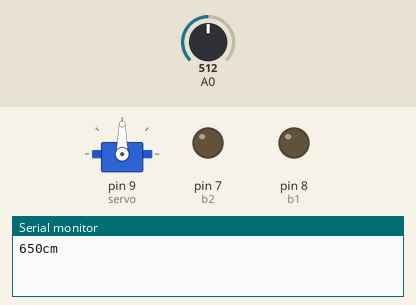
Simulated run of this sketch. Board: Arduino Uno, built with avr-gcc and run on an emulated ATmega328P. On the bench: servo, output pins drawn as LEDs (lit = HIGH), the last lines printed to the serial monitor. The inputs (shaded band) are chosen by the test bench; at power-on: A0 = 512.

Above: at 0.1 s.
At 1.1 s:
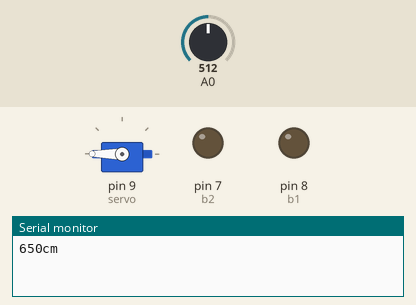
At 19.2 s:
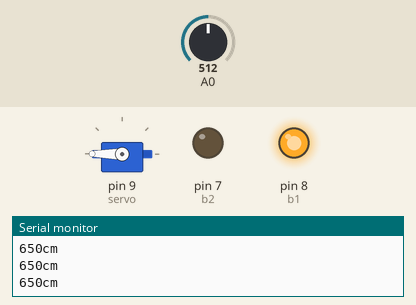
At 39.4 s:
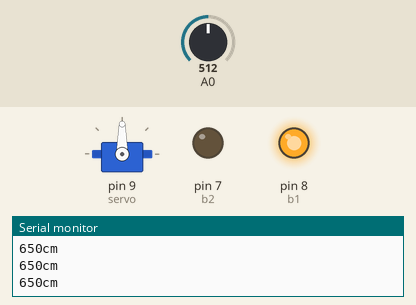
Timing chart, 0 to 40.0 s (numbered marks = the images above):
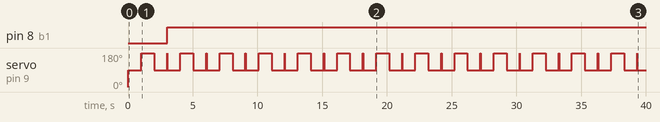

Measured:
- by itself, pin 8 (b1): LOW → HIGH at 3.0 s
- by itself, servo on pin 9 (servo): repeats every 3.0 s: 180° 1.0 s, 90° 1.0 s, 180° 0.02 s, 90° 1.0 s

The sketch:

SelfDrivingCar.ino
```cpp
#include <Servo.h>

/////////// Sonar ///////


Servo servo;

int b1 = 8;
int b2 = 7;

long anVolt, inches, cm;

int sum = 0; //

int avgrange = 20; //

int freq;

void setup() {

  /////////////////////////////////// SERVO

  servo.attach(9);
  servo.write(0);

  /////////////////////////////////// BRUSHLESS

  pinMode(b1, OUTPUT);
  pinMode(b2, OUTPUT);

  ///////////////////////////////////////

  // put your setup code here, to run once:
  Serial.begin(9600);
}

void loop() {

/////////////////////////////////////////////////////////////////////////////////////////////////////////


/////////////////////////////////////////////////////////////////////////////////////////////////////////////
/////////////////////////////////////////// SONAR ///////////////////////////////////////////////////////////
  for (int i = 0; i < avgrange ; i++)

  {
    anVolt = analogRead(A0) / 2;
    sum += anVolt;
    delay(1);
  }


  inches = sum / avgrange;

  cm = inches * 2.54;

  Serial.print(cm);

  Serial.print("cm");

  Serial.println();

  sum = 0;

  delay(1);

  //////////////////////////////////////////////////////////////////////////////////////////////////////////


  ///////////////////////////////////       MOTORES //////////////////////////////////////////////////////////////////////////77


  ///// 1.- SERVO

  servo.write(90);
  delay(1000);
  servo.write(180);
  delay(1000);
  servo.write(90);
  delay(1000);
  servo.write(180);


  ///// 2.- Brushless

  digitalWrite(b1, HIGH);
  digitalWrite(b2, LOW);

}
```
